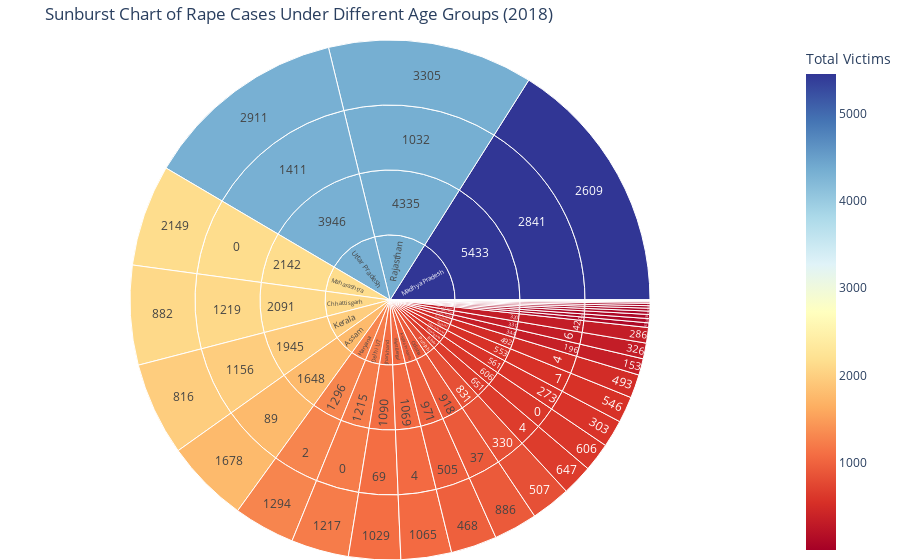

Notebook source saved alongside this figure:
### Code cell
Rape_under_Different_age_groups_2018.fillna(0)
dtdf = Rape_under_Different_age_groups_2018.sort_values(by='Cases Reported ',ascending =False)
dtdf.drop(35,inplace=True)

# Rename columns to remove spaces and special characters
#df.columns = df.columns.str.replace('[^a-zA-Z0-9]', '_', regex=True)

fig = px.sunburst(
    dtdf,
    path=['State/UT ', 'Cases Reported ', 
       'Total Girl /Child Victims(Below 18)',
       'Total Women / Adult Victims(Above 18)'],
    values='Total Victims ',
    color='Total Victims ',
    title='Sunburst Chart of Rape Cases Under Different Age Groups (2018)',
    color_continuous_scale='RdYlBu'
)

fig.update_layout(margin=dict(l=0, r=0, b=0, t=40))
fig.show()

### Figure 1 — Plotly figure (JSON) as saved in the notebook; plotly's stock layout.template omitted (floating-point values rounded to 4 significant figures; data arrays with more than 128 entries replaced by an {"elided": "..."} marker saying what was removed)
{"data": [{"branchvalues": "total", "customdata": {"elided": "140x1 int values"}, "domain": {"x": [0, 1], "y": [0, 1]}, "hovertemplate": "labels=%{label}<br>Total Victims _sum=%{value}<br>parent=%{parent}<br>id=%{id}<br>Total Victims =%{color}<extra></extra>", "ids": {"elided": "140 str values"}, "labels": {"elided": "140 str values"}, "marker": {"coloraxis": "coloraxis", "colors": {"elided": "140 int values"}}, "name": "", "parents": {"elided": "140 str values"}, "type": "sunburst", "values": {"elided": "140 int values"}}], "layout": {"coloraxis": {"colorbar": {"title": {"text": "Total Victims "}}, "colorscale": [[0, "rgb(165,0,38)"], [0.1, "rgb(215,48,39)"], [0.2, "rgb(244,109,67)"], [0.3, "rgb(253,174,97)"], [0.4, "rgb(254,224,144)"], [0.5, "rgb(255,255,191)"], [0.6, "rgb(224,243,248)"], [0.7, "rgb(171,217,233)"], [0.8, "rgb(116,173,209)"], [0.9, "rgb(69,117,180)"], [1, "rgb(49,54,149)"]]}, "legend": {"tracegroupgap": 0}, "margin": {"b": 0, "l": 0, "r": 0, "t": 40}, "title": {"text": "Sunburst Chart of Rape Cases Under Different Age Groups (2018)"}}}
